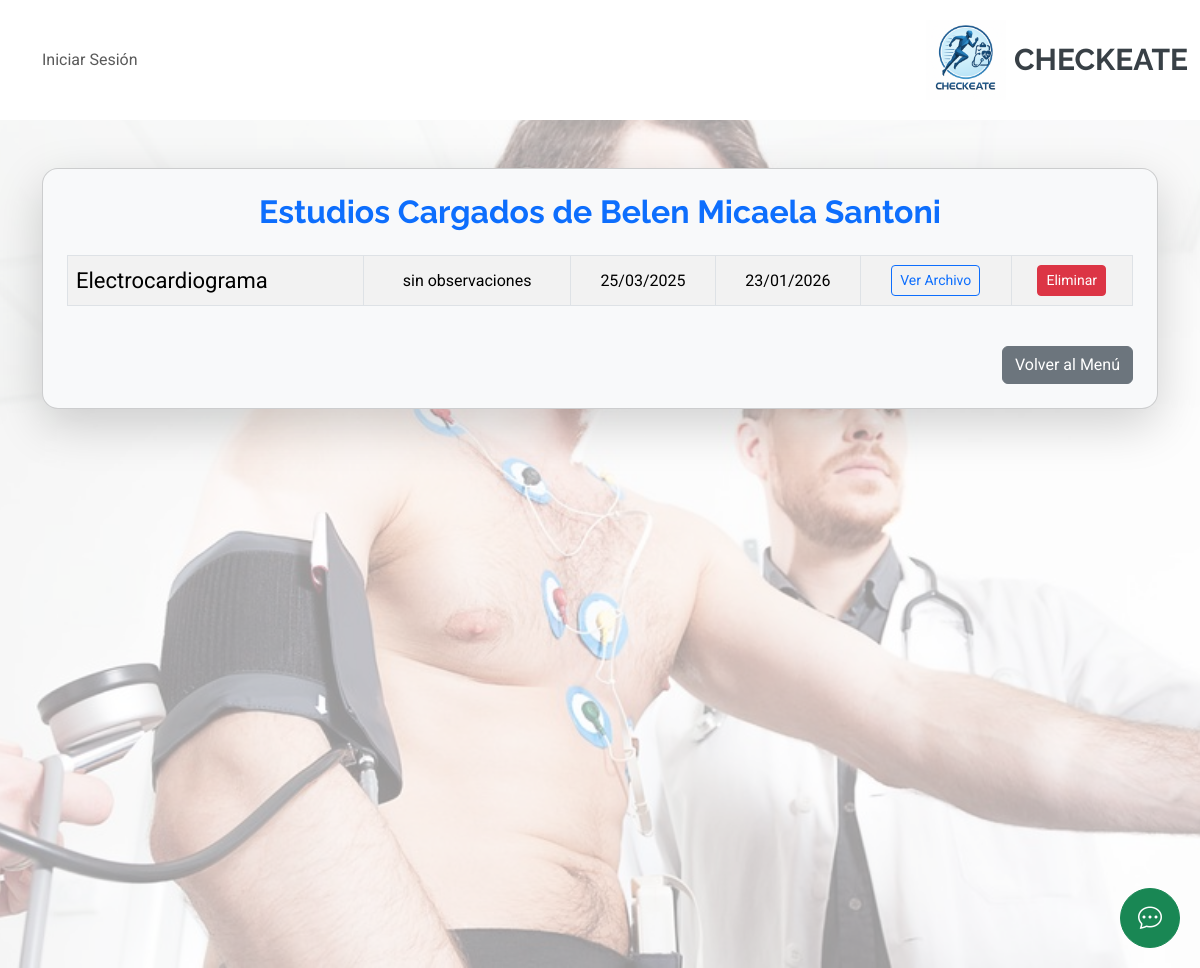
Screenshot of /cus/listar/1/ with the database file from the repository.
### estudiante/models.py (models this page shows, shortened)
class Estudiante(models.Model):
    SEXO_CHOICES = [
        ('M', 'Masculino'),
        ('F', 'Femenino'),
        ('O', 'Otro'),
    ]
    nombre= models.CharField(max_length=30, blank=True, null=True)
    apellido= models.CharField(max_length=30, blank=True, null=True)
    fecha_nacimiento= models.DateField(blank=True, null=True)
    tutor = models.ForeignKey(Tutor, on_delete=models.CASCADE, related_name='estudiantes')
    dni=  models.CharField(max_length=15, blank=True, null=True)
    domicilio = models.CharField(max_length=255, blank=True, null=True)
    telefono = models.CharField(max_length=15, blank=True, null=True)
    sexo=models.CharField(max_length=1, choices=SEXO_CHOICES, blank=True, null=True)
    localidad = models.CharField(max_length=100, blank=True, null=True)
    lugar_nacimiento = models.CharField(max_length=100, blank=True, null=True)

### Cus/models.py (models this page shows, shortened)
class EstudioCus(models.Model):
    TIPO_ESTUDIO = [
        ('ELECTRO', 'Electrocardiograma'),
        ('OTROS', 'Otros Estudios'),
    ]
    id = models.AutoField(primary_key=True)
    cus = models.ForeignKey('Cus', on_delete=models.CASCADE, related_name="estudios")
    tipo_estudio = models.CharField(max_length=20, choices=TIPO_ESTUDIO)
    archivo = models.FileField(upload_to='estudios_cus/', null=True, blank=True)
    observaciones = models.CharField(max_length=200, null=True, blank=True)
    fecha_creacion = models.DateTimeField(default=now, editable=False)
    fecha_caducidad = models.DateField(default=default_fecha_caducidad)
    class Meta:
        db_table = 'estudios_cus'
        verbose_name = 'Estudio CUS'
        verbose_name_plural = 'Estudios CUS'

### Cus/views.py (the view)
# urls.py: path('listar/<int:estudiante_id>/', EstudiosCUSListView.as_view(), name='listar_estudios'),
class EstudiosCUSListView(ListView):
    model = EstudioCus
    template_name = 'cus/estudios_list.html'
    context_object_name = 'estudios'
    def get_queryset(self):
        self.estudiante = get_object_or_404(Estudiante, id=self.kwargs['estudiante_id'])
        return EstudioCus.objects.filter(cus__estudiante_id=self.estudiante.id)
    def get_context_data(self, **kwargs):
        context = super().get_context_data(**kwargs)
        context['estudiante'] = self.estudiante
        return context

### Cus/templates/cus/estudios_list.html (shortened to what this page needs)
{% extends 'core/base.html' %}
{% load static %}
{% block content %}
<main class="px-3" style="position: relative; min-height: 100vh; width: 100%; margin: 0; padding: 0;">
    <div style="position: relative; z-index: 1;">
        <div class="container mt-5">
            <div class="card shadow-lg p-4 bg-light rounded-4">
                <h2 class="text-center text-primary fw-bold mb-4">Estudios Cargados de {{ estudiante.nombre }} {{ estudiante.apellido }}</h2>
                <div class="table-responsive">
                    <table class="table table-bordered table-striped text-center align-middle">
                      <tbody>
                        {% for estudio in estudios %}
                        <tr class="d-block d-md-table-row mb-3 border rounded-3 p-2">
                          <td class="d-flex d-md-table-cell justify-content-between align-items-center">
                            <strong class="d-md-none">Tipo de Estudio:</strong> {{ estudio.get_tipo_estudio_display }}
                          </td>
                          <td class="d-flex d-md-table-cell justify-content-between align-items-center">
                            <strong class="d-md-none">Observaciones:</strong> {{ estudio.observaciones|default:"-" }}
                          </td>
                          <td class="d-flex d-md-table-cell justify-content-between align-items-center">
                            <strong class="d-md-none">Fecha de Carga:</strong> {{ estudio.fecha_creacion|date:"d/m/Y" }}
                          </td>
                          <td class="d-flex d-md-table-cell justify-content-between align-items-center">
                            <strong class="d-md-none">Fecha de Caducidad:</strong> {{ estudio.fecha_caducidad|date:"d/m/Y" }}
                          </td>
                          <td class="d-flex d-md-table-cell justify-content-between align-items-center">
                            {% if estudio.archivo %}
                              <a href="{{ estudio.archivo.url }}" target="_blank" class="btn btn-outline-primary btn-sm mt-1 mt-md-0">Ver Archivo</a>
                            {% else %}
                              <span class="text-muted">No disponible</span>
                            {% endif %}
                          </td>
                          <td class="d-flex d-md-table-cell justify-content-center flex-wrap gap-2">
                            <button type="button"
                              class="btn btn-danger btn-sm"
                              data-bs-toggle="modal"
                              data-bs-target="#modalEliminarGlobal"
                              data-estudio-id="{{ estudio.id }}"
                              data-estudio-nombre="{{ estudio.get_tipo_estudio_display }}">
                                Eliminar
                            </button>
                          </td>
                        </tr>
                        {% empty %}
                        <tr>
                          <td colspan="6" class="text-center text-muted">No hay estudios registrados.</td>
                        </tr>
                        {% endfor %}
                      </tbody>
                    </table>
                  </div>
                <div class="d-flex justify-content-end mt-4">
                    <a href="{% url 'menu_estudiante' %}" class="btn btn-secondary">Volver al Menú</a>
                </div>
            </div>
        </div>
    </div>
</main>
{% endblock %}

### core/static/core/css/main.css (style rules this page uses)
:root { --default-font: "Roboto", system-ui, -apple-system, "Segoe UI", Roboto, "Helvetica Neue", Arial, "Noto Sans", "Liberation Sans", sans-serif, "Apple Color Emoji", "Segoe UI Emoji", "Segoe UI Symbol", "Noto Color Emoji"; --heading-font: "Raleway", sans-serif; --nav-font: "Poppins", sans-serif; }
:root { --background-color: #ffffff; --default-color: #444444; --heading-color: #384046; --accent-color: #3498db; --surface-color: #ffffff; --contrast-color: #ffffff; }
:root { --nav-color: #444444; --nav-hover-color: #3498db; --nav-mobile-background-color: #ffffff; --nav-dropdown-background-color: #ffffff; --nav-dropdown-color: #444444; --nav-dropdown-hover-color: #3498db; }
:root { scroll-behavior: smooth; }
body { color: var(--default-color); background-color: var(--background-color); font-family: var(--default-font); }
a { color: var(--accent-color); text-decoration: none; transition: 0.3s; }
h1, h2, h3, h4, h5, h6 { color: var(--heading-color); font-family: var(--heading-font); }
table td:first-child { text-align: left; font-size: 22px; }

### rows the page displays
Estudiante: nombre "Belen Micaela", apellido "Santoni"
EstudioCus: tipo_estudio "Electrocardiograma", observaciones "sin observaciones", fecha_creacion "25/03/2025", fecha_caducidad "23/01/2026"
